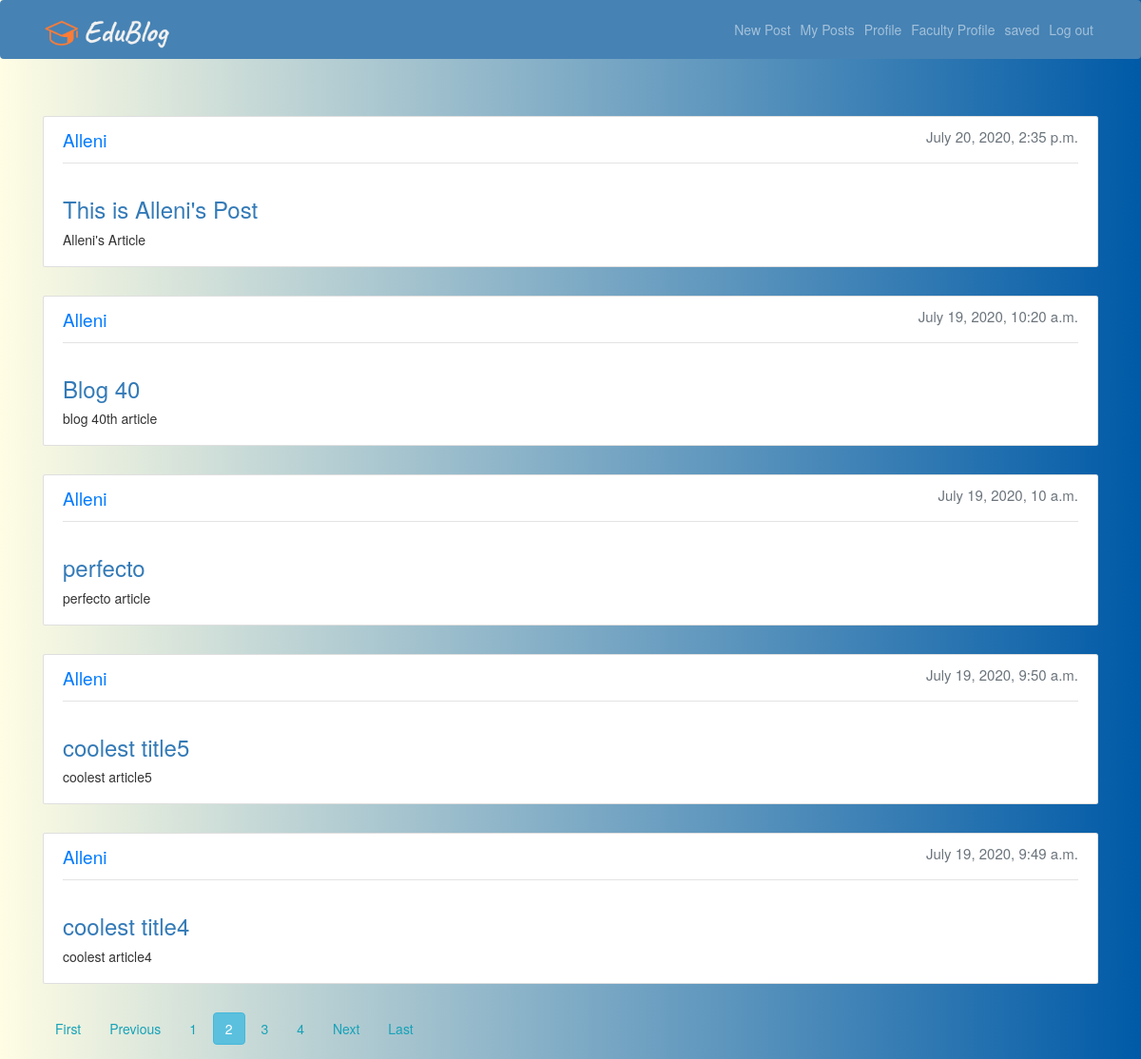
Page /posts/user/8?page=2 (signed in) on the committed database.
### posts/models.py (models this page shows, shortened)
class Post(models.Model):
    user = models.ForeignKey(User, related_name='posts',
                             on_delete=models.CASCADE)
    title=models.CharField(max_length=50)
    created_at = models.DateTimeField(auto_now=True)
    message =  RichTextField(blank=True,null=True)
    message_html = models.TextField(editable=False)
    likes = models.ManyToManyField(User, related_name='likes', blank=True)
    favourite = models.ManyToManyField(User, related_name='favorite', blank=True)
    pdf = models.FileField(null=True,blank=True)
    class Meta:
        ordering = ['-created_at']
        unique_together = ['user', 'message']

### accounts/models.py (models this page shows)
class User(AbstractUser):
    is_student = models.BooleanField(default=False)
    is_faculty = models.BooleanField(default=False)
    first_name = models.CharField(max_length=100)
    last_name = models.CharField(max_length=100)

### posts/views.py (the view)
# urls.py: path('user/<int:pk>',views.UserPostList.as_view(),name='user-posts'),
@method_decorator([login_required], name='dispatch')
class UserPostList(ListView):
    model = Post
    context_object_name = 'posts'
    template_name = 'posts/user_posts.html'
    paginate_by = 5
    def get_queryset(self,*args,**kwargs):
            user = User.objects.get(id=self.kwargs['pk'])
            return Post.objects.filter(user=user)

### posts/templates/posts/user_posts.html (shortened to what this page needs)
{% extends "base.html" %}
{% block content %}
      {% for post in posts %}
          <div class="card" style="padding: 10px 20px;margin-bottom: 30px;">
            <table class="table mb-0">
                <div style="padding-bottom: 1px;margin-bottom: 15px;border-bottom: 1px solid #e3e3e3">
                  <p><a href=" {% url 'posts:user-posts' post.user.pk %} " style="color:#007bff;font-size:19px">{{post.user}}</a> <span class="text-muted" style="float:right;font-size:15px">{{post.created_at }}</span></p>
                </div>
                <h3 style="color: #444444;" class="align-middle"><a href="{% url 'posts:post-detail' post.pk %}">{{ post.title }}</a></h3>
                <div class="text">
                  <p>{{post.message|safe|truncatewords:120}} {% if post.message|wordcount > 120 %}<a href="{% url 'posts:post-detail' post.pk %}">read more</a>{% endif %}</p>
                </div>
            </table>
          </div>
      {% empty %}
        <tr>
          <td class="bg-light text-center font-italic" colspan="5">You haven't created any post yet.</td>
        </tr>
      {% endfor %}
      {% if is_paginated %}
  {% if page_obj.has_previous %}
    <a class="btn btn-outline-info mb-4" href="?page=1">First</a>
    <a class="btn btn-outline-info mb-4" href="?page={{ page_obj.previous_page_number }}">Previous</a>
  {% endif %}
  {% for num in page_obj.paginator.page_range %}
    {% if page_obj.number == num %}
      <a class="btn btn-info mb-4" href="?page={{ num }}">{{ num }}</a>
    {% elif num > page_obj.number|add:'-3' and num < page_obj.number|add:'3' %}
      <a class="btn btn-outline-info mb-4" href="?page={{ num }}">{{ num }}</a>
    {% endif %}
  {% endfor %}
  {% if page_obj.has_next %}
    <a class="btn btn-outline-info mb-4" href="?page={{ page_obj.next_page_number }}">Next</a>
    <a class="btn btn-outline-info mb-4" href="?page={{ page_obj.paginator.num_pages }}">Last</a>
  {% endif %}
{% endif %}
{% endblock %}

### templates/base.html (style rules this page uses)
html, body { height: 100%; width: 100%; margin: 0; background-position: center; background-repeat: no-repeat; background-size: cover; background: #4CA1AF; background: -webkit-linear-gradient(to right, #C4E0E5, #4CA1AF); background: linear-gradient(to right, #C4E0E5, #4CA1AF); background: #2C3E50; background: -webkit-linear-gradient(to right, #4CA1AF, #2C3E50); background: linear-gradient(to right, #4CA1AF, #2C3E50); background: #E8CBC0; background: -webkit-linear-gradient(to right, #636FA4, #E8CBC0); background: linear-gradient(to right, #636FA4, #E8CBC0); background: #003973; background: -webkit-linear-gradient(to right, #E5E5BE, #003973); background: linear-gradient(to right, #E5E5BE, #003973); background: #3D7EAA; background: -webkit-linear-gradient(to right, #FFE47A, #3D7EAA); background: linear-gradient(to right, #FFE47A, #3D7EAA); background: #005AA7; background: -webkit-linear-gradient(to right, #FFFDE4, #005AA7); background: linear-gradient(to right, #FFFDE4, #005AA7); background: #4CA1AF; background: -webkit-linear-gradient(to right, #C4E0E5, #4CA1AF); background: linear-gradient(to right, #C4E0E5, #4CA1AF); background: #FFEEEE; background: -webkit-linear-gradient(to right, #DDEFBB, #FFEEEE); background: linear-gradient(to right, #DDEFBB, #FFEEEE); background: #FFEEEE; background: -webkit-linear-gradient(to left, #DDEFBB, #FFEEEE); background: linear-gradient(to left, #DDEFBB, #FFEEEE); background: #005AA7; background: -webkit-linear-gradient(to right, #FFFDE4, #005AA7); background: linear-gradient(to right, #FFFDE4, #005AA7); }
.text { overflow: hidden; text-overflow: ellipsis; display: -webkit-box; line-height: 16px; max-height: 113px; -webkit-line-clamp: 8; -webkit-box-orient: vertical; }

### rows in the picture
Post: user "Alleni", created_at "July 20, 2020, 2:35 p.m.", title "This is Alleni's Post", message "Alleni's Article"
Post: user "Alleni", created_at "July 19, 2020, 10:20 a.m.", title "Blog 40", message "blog 40th article"
Post: user "Alleni", created_at "July 19, 2020, 10 a.m.", title "perfecto", message "perfecto article"
Post: user "Alleni", created_at "July 19, 2020, 9:50 a.m.", title "coolest title5", message "coolest article5"
Post: user "Alleni", created_at "July 19, 2020, 9:49 a.m.", title "coolest title4", message "coolest article4"

### other values in the picture
{{ num }} "1" "3" "4"
{{ num }} "2"
